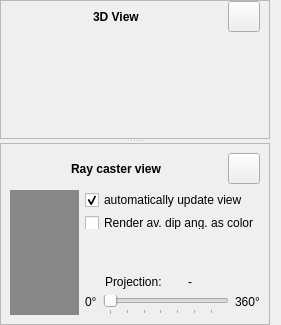
          <widget class="QWidget" name="widget_3" native="true">
           <layout class="QGridLayout" name="gridLayout_15">
            <property name="leftMargin">
             <number>0</number>
            </property>
            <property name="topMargin">
             <number>0</number>
            </property>
            <property name="bottomMargin">
             <number>0</number>
            </property>
            <item row="0" column="0">
             <widget class="QSplitter" name="splitter">
              <property name="orientation">
               <enum>Qt::Vertical</enum>
              </property>
              <widget class="QFrame" name="frame3DV">
               <property name="sizePolicy">
                <sizepolicy hsizetype="Fixed" vsizetype="Fixed">
                 <horstretch>0</horstretch>
                 <verstretch>0</verstretch>
                </sizepolicy>
               </property>
               <property name="frameShape">
                <enum>QFrame::StyledPanel</enum>
               </property>
               <property name="frameShadow">
                <enum>QFrame::Raised</enum>
               </property>
               <layout class="QVBoxLayout" name="verticalLayout_63">
                <property name="topMargin">
                 <number>0</number>
                </property>
                <property name="bottomMargin">
                 <number>0</number>
                </property>
                <item>
                 <layout class="QHBoxLayout" name="horizontalLayout_18">
                  <item>
                   <spacer name="horizontalSpacerXZ1">
                    <property name="sizePolicy">
                     <sizepolicy hsizetype="Minimum" vsizetype="Minimum">
                      <horstretch>0</horstretch>
                      <verstretch>0</verstretch>
                     </sizepolicy>
                    </property>
                    <property name="orientation">
                     <enum>Qt::Horizontal</enum>
                    </property>
                    <property name="sizeHint" stdset="0">
                     <size>
                      <width>40</width>
                      <height>20</height>
                     </size>
                    </property>
                   </spacer>
                  </item>
                  <item>
                   <widget class="QLabel" name="labelCpt">
                    <property name="sizePolicy">
                     <sizepolicy hsizetype="Fixed" vsizetype="Minimum">
                      <horstretch>0</horstretch>
                      <verstretch>0</verstretch>
                     </sizepolicy>
                    </property>
                    <property name="font">
                     <font>
                      <weight>75</weight>
                      <bold>true</bold>
                     </font>
                    </property>
                    <property name="text">
                     <string>3D View</string>
                    </property>
                   </widget>
                  </item>
                  <item>
                   <spacer name="horizontalSpacerXZ2">
                    <property name="sizePolicy">
                     <sizepolicy hsizetype="Minimum" vsizetype="Minimum">
                      <horstretch>0</horstretch>
                      <verstretch>0</verstretch>
                     </sizepolicy>
                    </property>
                    <property name="orientation">
                     <enum>Qt::Horizontal</enum>
                    </property>
                    <property name="sizeHint" stdset="0">
                     <size>
                      <width>37</width>
                      <height>27</height>
                     </size>
                    </property>
                   </spacer>
                  </item>
                  <item>
                   <widget class="QToolButton" name="push3DView">
                    <property name="sizePolicy">
                     <sizepolicy hsizetype="Fixed" vsizetype="Fixed">
                      <horstretch>0</horstretch>
                      <verstretch>0</verstretch>
                     </sizepolicy>
                    </property>
                    <property name="maximumSize">
                     <size>
                      <width>16777215</width>
                      <height>16777215</height>
                     </size>
                    </property>
                    <property name="font">
                     <font>
                      <weight>75</weight>
                      <italic>false</italic>
                      <bold>true</bold>
                     </font>
                    </property>
                    <property name="text">
                     <string/>
                    </property>
                    <property name="icon">
                     <iconset resource="dreamcaster.qrc">
                      <normaloff>:/images/mini_rect.png</normaloff>:/images/mini_rect.png</iconset>
                    </property>
                    <property name="iconSize">
                     <size>
                      <width>24</width>
                      <height>24</height>
                     </size>
                    </property>
                   </widget>
                  </item>
                 </layout>
                </item>
                <item>
                 <widget class="QVTKWidget" name="qvtkWidget" native="true">
                  <property name="sizePolicy">
                   <sizepolicy hsizetype="Expanding" vsizetype="Expanding">
                    <horstretch>0</horstretch>
                    <verstretch>0</verstretch>
                   </sizepolicy>
                  </property>
                  <property name="minimumSize">
                   <size>
                    <width>250</width>
                    <height>100</height>
                   </size>
                  </property>
                  <property name="autoFillBackground">
                   <bool>true</bool>
                  </property>
                 </widget>
                </item>
               </layout>
              </widget>
              <widget class="QFrame" name="frameRC">
               <property name="sizePolicy">
                <sizepolicy hsizetype="Fixed" vsizetype="Fixed">
                 <horstretch>0</horstretch>
                 <verstretch>0</verstretch>
                </sizepolicy>
               </property>
               <property name="frameShape">
                <enum>QFrame::StyledPanel</enum>
               </property>
               <property name="frameShadow">
                <enum>QFrame::Raised</enum>
               </property>
               <layout class="QVBoxLayout" name="verticalLayout_64">
                <item>
                 <layout class="QGridLayout" name="gridLayout_18">
                  <property name="sizeConstraint">
                   <enum>QLayout::SetMaximumSize</enum>
                  </property>
                  <item row="0" column="4">
                   <spacer name="horizontalSpacerXZ2_2">
                    <property name="sizePolicy">
                     <sizepolicy hsizetype="Minimum" vsizetype="Minimum">
                      <horstretch>0</horstretch>
                      <verstretch>0</verstretch>
                     </sizepolicy>
                    </property>
                    <property name="orientation">
                     <enum>Qt::Horizontal</enum>
                    </property>
                    <property name="sizeHint" stdset="0">
                     <size>
                      <width>40</width>
                      <height>0</height>
                     </size>
                    </property>
                   </spacer>
                  </item>
                  <item row="0" column="2">
                   <widget class="QLabel" name="labelCpt_2">
                    <property name="sizePolicy">
                     <sizepolicy hsizetype="Fixed" vsizetype="Minimum">
                      <horstretch>0</horstretch>
                      <verstretch>0</verstretch>
                     </sizepolicy>
                    </property>
                    <property name="font">
                     <font>
                      <weight>75</weight>
                      <bold>true</bold>
                     </font>
                    </property>
                    <property name="text">
                     <string>Ray caster view</string>
                    </property>
                   </widget>
                  </item>
                  <item row="0" column="1">
                   <spacer name="horizontalSpacerXZ1_2">
                    <property name="sizePolicy">
                     <sizepolicy hsizetype="Minimum" vsizetype="Minimum">
                      <horstretch>0</horstretch>
                      <verstretch>0</verstretch>
                     </sizepolicy>
                    </property>
                    <property name="orientation">
                     <enum>Qt::Horizontal</enum>
                    </property>
                    <property name="sizeHint" stdset="0">
                     <size>
                      <width>40</width>
                      <height>20</height>
                     </size>
                    </property>
                   </spacer>
                  </item>
                  <item row="0" column="5">
                   <widget class="QToolButton" name="pushRaycast">
                    <property name="sizePolicy">
                     <sizepolicy hsizetype="Fixed" vsizetype="Fixed">
                      <horstretch>0</horstretch>
                      <verstretch>0</verstretch>
                     </sizepolicy>
                    </property>
                    <property name="maximumSize">
                     <size>
                      <width>16777215</width>
                      <height>16777215</height>
                     </size>
                    </property>
                    <property name="font">
                     <font>
                      <weight>75</weight>
                      <italic>false</italic>
                      <bold>true</bold>
                     </font>
                    </property>
                    <property name="text">
                     <string/>
                    </property>
                    <property name="icon">
                     <iconset resource="dreamcaster.qrc">
                      <normaloff>:/images/mini_rect.png</normaloff>:/images/mini_rect.png</iconset>
                    </property>
                    <property name="iconSize">
                     <size>
                      <width>24</width>
                      <height>24</height>
                     </size>
                    </property>
                   </widget>
                  </item>
                 </layout>
                </item>
                <item>
                 <layout class="QHBoxLayout" name="horizontalLayout_90">
                  <item>
                   <widget class="QFrame" name="RenderViewWidget">
                    <property name="sizePolicy">
                     <sizepolicy hsizetype="Expanding" vsizetype="Expanding">
                      <horstretch>2</horstretch>
                      <verstretch>1</verstretch>
                     </sizepolicy>
                    </property>
                    <property name="minimumSize">
                     <size>
                      <width>0</width>
                      <height>0</height>
                     </size>
                    </property>
                    <property name="palette">
                     <palette>
                      <active>
                       <colorrole role="Base">
                        <brush brushstyle="SolidPattern">
                         <color alpha="255">
                          <red>255</red>
                          <green>255</green>
                          <blue>255</blue>
                         </color>
                        </brush>
                       </colorrole>
                       <colorrole role="Window">
                        <brush brushstyle="SolidPattern">
                         <color alpha="255">
                          <red>135</red>
                          <green>135</green>
                          <blue>135</blue>
                         </color>
                        </brush>
                       </colorrole>
                      </active>
                      <inactive>
                       <colorrole role="Base">
                        <brush brushstyle="SolidPattern">
                         <color alpha="255">
                          <red>255</red>
                          <green>255</green>
                          <blue>255</blue>
                         </color>
                        </brush>
                       </colorrole>
                       <colorrole role="Window">
                        <brush brushstyle="SolidPattern">
                         <color alpha="255">
                          <red>135</red>
                          <green>135</green>
                          <blue>135</blue>
                         </color>
                        </brush>
                       </colorrole>
                      </inactive>
                      <disabled>
                       <colorrole role="Base">
                        <brush brushstyle="SolidPattern">
                         <color alpha="255">
                          <red>135</red>
                          <green>135</green>
                          <blue>135</blue>
                         </color>
                        </brush>
                       </colorrole>
                       <colorrole role="Window">
                        <brush brushstyle="SolidPattern">
                         <color alpha="255">
                          <red>135</red>
                          <green>135</green>
                          <blue>135</blue>
                         </color>
                        </brush>
                       </colorrole>
                      </disabled>
                     </palette>
                    </property>
                    <property name="autoFillBackground">
                     <bool>true</bool>
                    </property>
                   </widget>
                  </item>
                  <item>
                   <layout class="QVBoxLayout" name="verticalLayout_41">
                    <item>
                     <widget class="QCheckBox" name="cb_UpdateViewsSlider">
                      <property name="sizePolicy">
                       <sizepolicy hsizetype="Preferred" vsizetype="Preferred">
                        <horstretch>0</horstretch>
                        <verstretch>0</verstretch>
                       </sizepolicy>
                      </property>
                      <property name="maximumSize">
                       <size>
                        <width>16777215</width>
                        <height>20</height>
                       </size>
                      </property>
                      <property name="text">
                       <string>automatically update view</string>
                      </property>
                      <property name="checked">
                       <bool>true</bool>
                      </property>
                     </widget>
                    </item>
                    <item>
                     <widget class="QCheckBox" name="cb_dipAsColor">
                      <property name="maximumSize">
                       <size>
                        <width>16777215</width>
                        <height>13</height>
                       </size>
                      </property>
                      <property name="text">
                       <string>Render av. dip ang. as color</string>
                      </property>
                     </widget>
                    </item>
                    <item>
                     <spacer name="verticalSpacer_27">
                      <property name="orientation">
                       <enum>Qt::Vertical</enum>
                      </property>
                      <property name="sizeHint" stdset="0">
                       <size>
                        <width>20</width>
                        <height>40</height>
                       </size>
                      </property>
                     </spacer>
                    </item>
                    <item>
                     <layout class="QVBoxLayout" name="verticalLayout_6">
                      <item>
                       <layout class="QHBoxLayout" name="horizontalLayout_41">
                        <item>
                         <widget class="QLabel" name="label_50">
                          <property name="sizePolicy">
                           <sizepolicy hsizetype="Fixed" vsizetype="Fixed">
                            <horstretch>0</horstretch>
                            <verstretch>0</verstretch>
                           </sizepolicy>
                          </property>
                          <property name="maximumSize">
                           <size>
                            <width>16777215</width>
                            <height>20</height>
                           </size>
                          </property>
                          <property name="text">
                           <string>Projection:</string>
                          </property>
                         </widget>
                        </item>
                        <item>
                         <widget class="QLabel" name="l_currentProjection">
                          <property name="sizePolicy">
                           <sizepolicy hsizetype="Fixed" vsizetype="Fixed">
                            <horstretch>0</horstretch>
                            <verstretch>0</verstretch>
                           </sizepolicy>
                          </property>
                          <property name="minimumSize">
                           <size>
                            <width>50</width>
                            <height>12</height>
                           </size>
                          </property>
                          <property name="maximumSize">
                           <size>
                            <width>16777215</width>
                            <height>20</height>
                           </size>
                          </property>
                          <property name="baseSize">
                           <size>
                            <width>30</width>
                            <height>0</height>
                           </size>
                          </property>
                          <property name="text">
                           <string>-</string>
                          </property>
                         </widget>
                        </item>
                       </layout>
                      </item>
                      <item>
                       <layout class="QHBoxLayout" name="horizontalLayout_30">
                        <item>
                         <widget class="QLabel" name="l_sensRes_min_4">
                          <property name="font">
                           <font>
                            
                           </font>
                          </property>
                          <property name="text">
                           <string>0°</string>
                          </property>
                          <property name="alignment">
                           <set>Qt::AlignLeading|Qt::AlignLeft|Qt::AlignTop</set>
                          </property>
                         </widget>
                        </item>
                        <item>
                         <widget class="QSlider" name="hs_projection">
                          <property name="maximumSize">
                           <size>
                            <width>16777215</width>
                            <height>16777215</height>
                           </size>
                          </property>
                          <property name="pageStep">
                           <number>1</number>
                          </property>
                          <property name="orientation">
                           <enum>Qt::Horizontal</enum>
                          </property>
                          <property name="tickPosition">
                           <enum>QSlider::TicksBelow</enum>
                          </property>
                          <property name="tickInterval">
                           <number>15</number>
                          </property>
                         </widget>
                        </item>
                        <item>
                         <widget class="QLabel" name="l_sensRes_min_5">
                          <property name="font">
                           <font>
                            
                           </font>
                          </property>
                          <property name="text">
                           <string>360°</string>
                          </property>
                          <property name="alignment">
                           <set>Qt::AlignLeading|Qt::AlignLeft|Qt::AlignTop</set>
                          </property>
                         </widget>
                        </item>
                       </layout>
                      </item>
                     </layout>
                    </item>
                   </layout>
                  </item>
                 </layout>
                </item>
               </layout>
              </widget>
             </widget>
            </item>
           </layout>
          </widget>
